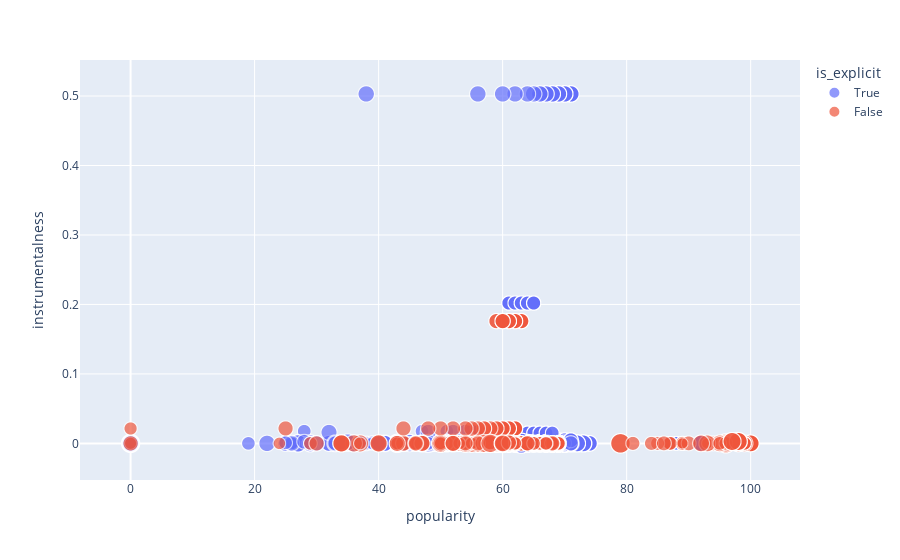

The notebook cell this image was saved under:
### Code cell
fig6=px.scatter(df_GR, x= 'popularity', y= 'instrumentalness',size='tempo',color='is_explicit',hover_data='loudness')
fig6

### Figure 1 — Plotly figure (JSON) as saved in the notebook; plotly's stock layout.template omitted (floating-point values rounded to 4 significant figures; data arrays with more than 128 entries replaced by an {"elided": "..."} marker saying what was removed)
{"data": [{"customdata": {"elided": "3217x1 float values"}, "hovertemplate": "is_explicit=True<br>popularity=%{x}<br>instrumentalness=%{y}<br>tempo=%{marker.size}<br>loudness=%{customdata[0]}<extra></extra>", "legendgroup": "True", "marker": {"color": "#636efa", "size": {"elided": "3217 float values"}, "sizemode": "area", "sizeref": 0.5293, "symbol": "circle"}, "mode": "markers", "name": "True", "showlegend": true, "type": "scattergl", "x": {"elided": "3217 int values"}, "xaxis": "x", "y": {"elided": "3217 float values"}, "yaxis": "y"}, {"customdata": {"elided": "1187x1 float values"}, "hovertemplate": "is_explicit=False<br>popularity=%{x}<br>instrumentalness=%{y}<br>tempo=%{marker.size}<br>loudness=%{customdata[0]}<extra></extra>", "legendgroup": "False", "marker": {"color": "#EF553B", "size": {"elided": "1187 float values"}, "sizemode": "area", "sizeref": 0.5293, "symbol": "circle"}, "mode": "markers", "name": "False", "showlegend": true, "type": "scattergl", "x": {"elided": "1187 int values"}, "xaxis": "x", "y": {"elided": "1187 float values"}, "yaxis": "y"}], "layout": {"legend": {"itemsizing": "constant", "title": {"text": "is_explicit"}, "tracegroupgap": 0}, "margin": {"t": 60}, "xaxis": {"anchor": "y", "domain": [0, 1], "title": {"text": "popularity"}}, "yaxis": {"anchor": "x", "domain": [0, 1], "title": {"text": "instrumentalness"}}}}
